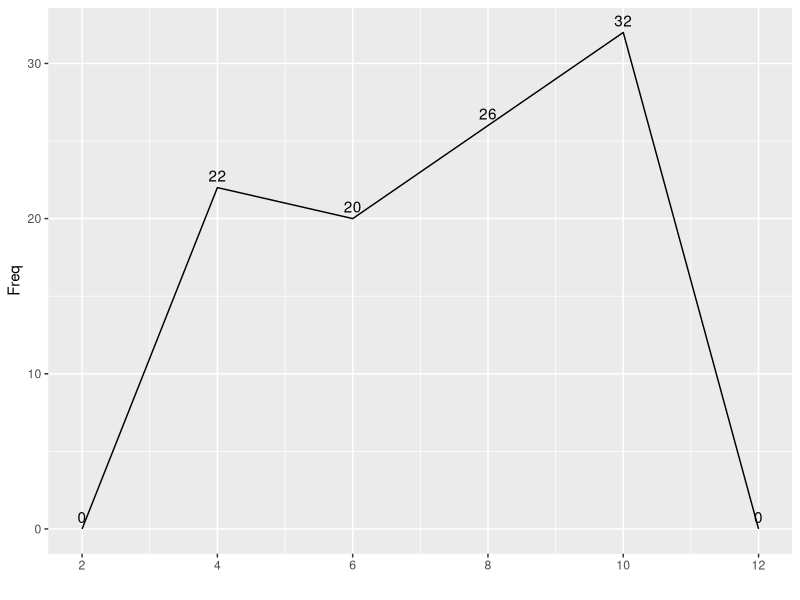

Generate this figure with R:
#### Random generator for Q1
random_generator_1 <- function(seed=3267, a=1569, m=4096, c=987, len=5) {
  # Generate the first uniform RV
  z = (a*seed+c)%%m
  u = z[1]/m
  
  # Using it to find the corresponding repair time by inverse cdf
  # For different ranges, apply different functions for inverse cdf
  if (u <= 0.2-0.2*exp(-(5/6)^0.5)) {
    x = 6(-log(1-5*u[1]))^2
  } else if(0.2-0.2*exp(-(5/6)^0.5) < u & u <= 1-0.2*exp(-(5/6)^0.5)) {
    x = 5
  } else x = 6*(-log(5-5*u))^2

  # Generate the rest RVs
  for (i in 1:(len-1)) {
    z[i+1] = ((a*z[i]+c)%%m)
    u[i+1] = z[i+1]/m    
    # Using uniform RVs to find the corresponding repair time by inverse cdf
    # For different ranges, apply different functions for inverse cdf
    if (u[i+1] <= 0.2-0.2*exp(-(5/6)^0.5)) {
      x[i+1] = 6*(-log(1-5*u[i+1]))^2
    } else if(0.2-0.2*exp(-(5/6)^0.5) < u[i+1] & u[i+1] <= 1-0.2*exp(-(5/6)^0.5)) {
      x[i+1] = 5
    } else x[i+1] = 6*(-log(5-5*u[i+1]))^2
  }
  return(x)
}

random_generator_1(len=5)


#### Random Generator for Q2
random_generator_2 <- function(seed=3267, a=1569, m=4096, c=987, lenth=2) {
  # Generate the first uniform RV
  z = (a*seed+c)%%m
  u = z[1]/m

  # Using it to find the corresponding repair time by composition method
  if (u>=0.2) {
    # If u>=0.2, repair time is 5
    x = 5
  } else {
    # If u<0.2, generate another uniform RV and calculate the repair time
    z[2] = ((a*z[1]+c)%%m)
    u[2] = z[2]/m
    x = 6*(-log(1-u[2]))^2
  }
  # As the first sample of repair time is generated, 
  # the length of RV generated is 1
  len = 1

  # Generate the rest RVs
  # Loop until find the required-length random variables
  while (len<lenth) {
    # Count the current length of vector "u"
    len_u = length(u)
    z[len_u+1] = ((a*z[len_u]+c)%%m)
    u[len_u+1] = z[len_u+1]/m
    
    # Using them to find the corresponding repair time by composition method
    # For different ranges, apply different functions for inverse cdf
    if (u[len_u+1]>=0.2) {
      # If u>=0.2, repair time is 5
      x[len+1] = 5
    } else {
      # If u<0.2, generate another uniform RV and calculate the repair time
      z[len_u+2] = ((a*z[len_u+1]+c)%%m)
      u[len_u+2] = z[len_u+2]/m
      x[len+1] = 6*(-log(1-u[len_u+2]))^2
    }
    # Count the current length of vector "x"
    len = length(x)
  }
  return(x)
}


random_generator_2(lenth=2)


# Random Generator for Q3
random_generator_3 <- function(seed=3267, a=1569, m=4096, c=987, lenth=3) {
  x = c()
  
  # Generate the first uniform RV
  z = (a*seed+c)%%m
  u = z[1]/m
  # Using it to get the sample from U(1,4)
  u_1 = u*3+1
  
  # Generate the second uniform RV
  z[2] = (a*z[1]+c)%%m
  u[2] = z[2]/m
  # Using it to get the sample from U(0,3/7)
  u_2 = 3/7*u[2]
  
  # Using them to find the corresponding RV by acceptance-rejection method
  if (u_2<=3*sqrt(u_1)/14) {
    # If accept, let x=u_1 and length=1
    x = u_1
    len = 1
  } else {
    # If reject, let length=0
    len = 0 
  }
  
  # Generate the rest RVs
  # Loop until find the required-length random variables
  while (len<lenth) {
    # Count the current length of vector "u"
    len_u = length(u)
    # Generate U_1 and U_2 one by one
    z[len_u+1] = ((a*z[len_u]+c)%%m)
    u[len_u+1] = z[len_u+1]/m
    u_1[len_u/2+1] = u[len_u+1]*3+1
    
    z[len_u+2] = (a*z[len_u+1]+c)%%m
    u[len_u+2] = z[len_u+2]/m
    u_2[len_u/2+1] = 3/7*u[len_u+2]
    
    # Using them to find the corresponding RV by acceptance-rejection method
    if (u_2[len_u/2+1]<=3*sqrt(u_1[len_u/2+1])/14) {
      x[len+1] = u_1[len_u/2+1]
    }
    # Count the current length of vector "x"
    len = length(x)
  }
  return(x)
}

random_generator_3(lenth=3)


#### Interpolate the distribution for Q4
library(ggplot2)

df = data.frame(x = seq(1, 6)*2, y = c(0, 22, 20, 26, 32, 0))
ggplot(df, aes(x=x, y=y)) +
  geom_line() +
  geom_text(aes(label=y, vjust=-0.5)) +
  scale_x_continuous(name="", breaks = seq(1, 6)*2) +
  scale_y_continuous(name="Freq")

#### Define the density function f(x) at point x 
f_x = function(x) {
  if (x<4) {
    f = (11*x-22)/200
  } else if (x<6) {
    f = (-x+26)/200
  } else if (x<10) {
    f = (3*x+2)/200
  } else f = (-16*x+192)/200
  
  return(f)
}

#### Random Generator for Q4
# Same code structure as random_generator_3
random_generator_4 <- function(seed=3267, a=1569, m=4096, c=987, lenth=3) {
  x = c()
  z = (a*seed+c)%%m
  u = z[1]/m
  
  u_1 = u*10+2
  
  z[2] = (a*z[1]+c)%%m
  u[2] = z[2]/m
  u_2 = 4/25*u[2]
  
  if (u_2<=f_x(u_1)) {
    x = u_1
    len = 1
  } else {
    len = 0 
  }
  
  while (len<lenth) {
    len_u = length(u)
    z[len_u+1] = ((a*z[len_u]+c)%%m)
    u[len_u+1] = z[len_u+1]/m
    u_1[len_u/2+1] = u[len_u+1]*10+2
    
    z[len_u+2] = (a*z[len_u+1]+c)%%m
    u[len_u+2] = z[len_u+2]/m
    u_2[len_u/2+1] = 4/25*u[len_u+2]
    
    if (u_2[len_u/2+1]<=f_x(u_1[len_u/2+1])) {
      x[len+1] = u_1[len_u/2+1]
    }
    len = length(x)
  }
  return(x)
}

random_generator_4(lenth=2)


#### Random generator for Q5
random_generator_5 <- function(seed=3267, a=1569, m=4096, c=987, len=3, dof=4) {
  # Generate the first Uniform RV
  chi_square = c()
  z = (a*seed+c)%%m
  u = z[1]/m
  
  # Generate the rest Uniform RVs
  for (i in 1:(len*dof*2-1)) {
    z[i+1] = ((a*z[i]+c)%%m)
    u[i+1] = z[i+1]/m
  }
  
  # Allocate the "u" vector to u_1 and u_2
  u_1 = u[seq(1:(len*dof*2))%%2!=0]
  u_2 = u[seq(1:(len*dof*2))%%2==0]

    for (j in 1:len) {
    z = c()
    # Allocate the subset of "u_1" and "u_2 vector to u_f and u_s
    u_f = u_1[(1+dof*(j-1)):(dof*j)]
    u_s = u_2[(1+dof*(j-1)):(dof*j)]
    for (k in 1:dof) {
      # Generate the normal RVs
      z[k] = sqrt(-2*log(u_f[k]))*cos(2*pi*u_s[k])
    }
    # Generate the chi_square RVs with dof k
    chi_square[j] = sum(z^2)
  }
  return(chi_square)
}

random_generator_5(len=3, dof=4)
